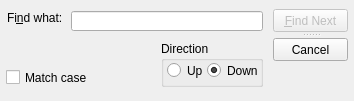
<?xml version="1.0" encoding="UTF-8"?>
<ui version="4.0">
 <class>Find</class>
 <widget class="QDialog" name="Find">
  <property name="geometry">
   <rect>
    <x>0</x>
    <y>0</y>
    <width>354</width>
    <height>101</height>
   </rect>
  </property>
  <property name="contextMenuPolicy">
   <enum>Qt::DefaultContextMenu</enum>
  </property>
  <property name="windowTitle">
   <string>Find</string>
  </property>
  <property name="modal">
   <bool>false</bool>
  </property>
  <widget class="QLabel" name="label">
   <property name="geometry">
    <rect>
     <x>7</x>
     <y>10</y>
     <width>61</width>
     <height>16</height>
    </rect>
   </property>
   <property name="text">
    <string>Fi&amp;nd what:</string>
   </property>
   <property name="buddy">
    <cstring>lineEdit</cstring>
   </property>
  </widget>
  <widget class="QLineEdit" name="lineEdit">
   <property name="geometry">
    <rect>
     <x>71</x>
     <y>11</y>
     <width>192</width>
     <height>20</height>
    </rect>
   </property>
  </widget>
  <widget class="QCheckBox" name="checkBox">
   <property name="geometry">
    <rect>
     <x>6</x>
     <y>67</y>
     <width>81</width>
     <height>21</height>
    </rect>
   </property>
   <property name="text">
    <string>Match case</string>
   </property>
  </widget>
  <widget class="QGroupBox" name="groupBox">
   <property name="geometry">
    <rect>
     <x>161</x>
     <y>41</y>
     <width>102</width>
     <height>46</height>
    </rect>
   </property>
   <property name="title">
    <string>Direction</string>
   </property>
   <widget class="QRadioButton" name="radioButton">
    <property name="geometry">
     <rect>
      <x>6</x>
      <y>14</y>
      <width>41</width>
      <height>31</height>
     </rect>
    </property>
    <property name="text">
     <string>Up</string>
    </property>
   </widget>
   <widget class="QRadioButton" name="radioButton_2">
    <property name="geometry">
     <rect>
      <x>46</x>
      <y>14</y>
      <width>51</width>
      <height>31</height>
     </rect>
    </property>
    <property name="text">
     <string>Down</string>
    </property>
    <property name="checked">
     <bool>true</bool>
    </property>
   </widget>
  </widget>
  <widget class="QSplitter" name="splitter">
   <property name="geometry">
    <rect>
     <x>273</x>
     <y>9</y>
     <width>75</width>
     <height>52</height>
    </rect>
   </property>
   <property name="orientation">
    <enum>Qt::Vertical</enum>
   </property>
   <property name="handleWidth">
    <number>6</number>
   </property>
   <widget class="QPushButton" name="pushButton_FindNext">
    <property name="enabled">
     <bool>false</bool>
    </property>
    <property name="text">
     <string>&amp;Find Next</string>
    </property>
   </widget>
   <widget class="QPushButton" name="pushButton_Reject">
    <property name="text">
     <string>Cancel</string>
    </property>
   </widget>
  </widget>
 </widget>
 <resources/>
 <connections>
  <connection>
   <sender>pushButton_Reject</sender>
   <signal>clicked()</signal>
   <receiver>Find</receiver>
   <slot>reject()</slot>
   <hints>
    <hint type="sourcelabel">
     <x>310</x>
     <y>49</y>
    </hint>
    <hint type="destinationlabel">
     <x>179</x>
     <y>51</y>
    </hint>
   </hints>
  </connection>
 </connections>
</ui>
